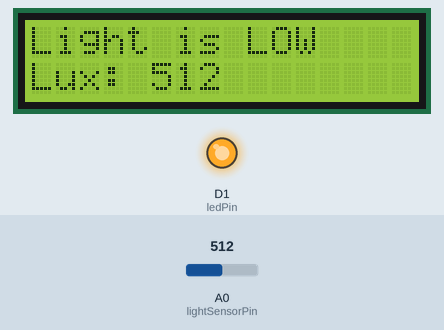
Recording of a sketch running on a simulated ESP8266 (NodeMCU). Parts: 16×2 character LCD, output pins drawn as LEDs (lit = HIGH). The test bench sets the inputs (shaded band); at power-on: A0 (lightSensorPin) = 512. WiFi joins after 1.5 s; servers stay silent unless stated; no MQTT or app messages arrive unless stated; what the sketch prints to the serial monitor is not drawn.

Above: at 12.5 s.
12.6 s: A0 (lightSensorPin) set to 262
At 19.6 s:
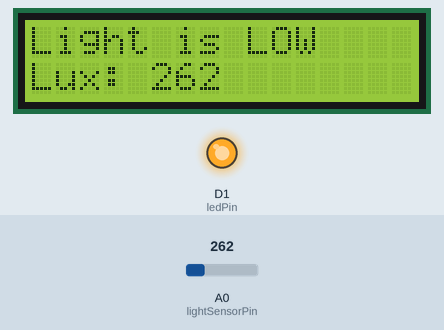
21.0 s: A0 (lightSensorPin) set to 237
At 25.9 s:
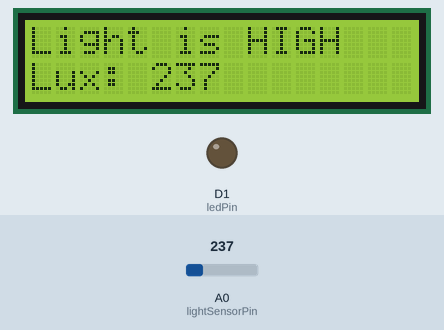
29.4 s: A0 (lightSensorPin) set to 260
At 32.1 s:
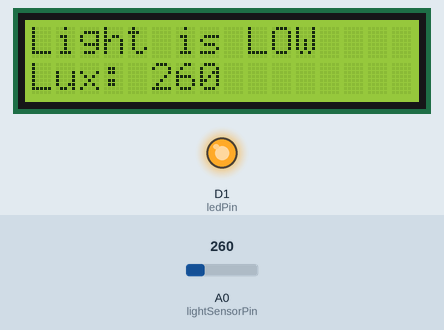
Timing chart, 0 to 33.6 s (numbered marks = the images above; inputs shaded):
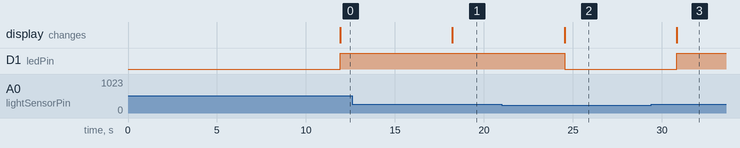

The sketch:

smart_house_iot.ino
```cpp
#include <Wire.h>
#include <LiquidCrystal.h>
#include <ESP8266WiFi.h>
#include <WiFiClient.h>
#include <ThingSpeak.h>
 // For ESP8266
//#include <WiFi.h> // For ESP32, uncomment this line and comment out the line above
#include <Adafruit_MQTT.h>
#include "Adafruit_MQTT_Client.h"
#include "DHT.h"

// WiFi credentials
#define WLAN_SSID "iPhone (4)"
#define WLAN_PASS "Henaris8"

// Adafruit IO credentials
#define AIO_SERVER      "io.adafruit.com"
#define AIO_SERVERPORT  1883                   // Use 8883 for SSL
#define AIO_USERNAME    "Henos"  // adafruit  username
#define AIO_KEY         "aio_eWMN085y8WORZnJnOqwrL7clLTgt" //aio key

WiFiClient client;
unsigned long myChannelNumber =2497231;  //thinkspeak channel number
const char * myWriteAPIKey ="ZC6HM0FPV3RGMYEX";  // thinkspeak api key
Adafruit_MQTT_Client mqtt(&client, AIO_SERVER, AIO_SERVERPORT, AIO_USERNAME, AIO_KEY);
Adafruit_MQTT_Publish lightIntensityFeed = Adafruit_MQTT_Publish(&mqtt, AIO_USERNAME "/feeds/light-sensor");
Adafruit_MQTT_Subscribe ledControl = Adafruit_MQTT_Subscribe(&mqtt, AIO_USERNAME "/feeds/switch");

// Initialize the I2C LCD.
// The constructor arguments are the I2C address (usually 0x27 or 0x3F), columns, and rows of the LCD

#define RS D0
#define E  D8
#define DB4 D5
#define DB5 D4
#define DB6 D3
#define DB7 D2

LiquidCrystal lcd(RS, E, DB4, DB5, DB6, DB7);  // RS, E, DB4, DB5, DB6, DB7

const int lightSensorPin = A0; // The pin where the light sensor is connected
const int ledPin = D1; // LED pin (GPIO 2 for ESP8266, GPIO 5 for ESP32)

void connectToWiFi() {
  Serial.print("Connecting to WiFi");
  WiFi.begin(WLAN_SSID, WLAN_PASS);
  while (WiFi.status() != WL_CONNECTED) {
    delay(500);
    Serial.print(".");
  }
  Serial.println("WiFi connected");
  ThingSpeak.begin(client); // Initialize ThingSpeak

}


void MQTT_connect() {
  while (mqtt.connected() == false) {
    Serial.print("Attempting MQTT connection...");
    if (mqtt.connect()) {
      Serial.println("connected");
      mqtt.subscribe(&ledControl);
    } else {
      Serial.print("failed, rc=");
      Serial.println(" try again in 5 seconds");
      delay(5000);
    }
  }
}


void setup() {
  pinMode(ledPin, OUTPUT);
  Serial.begin(115200); // Start serial communication at 115200 baud rate
  lcd.begin(16, 2);
  connectToWiFi();
  MQTT_connect();
}

void loop() {
   if (!mqtt.connected()) {
    MQTT_connect();
  }
  Adafruit_MQTT_Subscribe *subscription;
  while ((subscription = mqtt.readSubscription(5000))) {
    if (subscription == &ledControl) {
      long value = atol((char *)ledControl.lastread);
      digitalWrite(ledPin, value);
    }
  }


  int lightIntensity = analogRead(lightSensorPin); // Read the light intensity
  Serial.print("Light Intensity: "); Serial.println(lightIntensity);

  if (!lightIntensityFeed.publish(lightIntensity)) {
    Serial.println(F("Failed to publish light intensity"));
  } else {
    Serial.println(F("Light intensity published"));
  }
  ThingSpeak.writeField( 2497231, 1, lightIntensity,"ZC6HM0FPV3RGMYEX");  // channel number and writeapikey

  // Check if the light intensity is lower than 250 lux
  if (lightIntensity < 250) {
    digitalWrite(ledPin, LOW); // Turn on the LED
    lcd.clear(); // Clear the LCD
    lcd.setCursor(0, 0); // Set cursor to the beginning of the first line
    lcd.print("Light is HIGH "); // Print a message
    lcd.setCursor(0, 1); // Move to the second line
    lcd.print("LED ON"); // Indicate that the LED is on

  } else {
    digitalWrite(ledPin, HIGH); // Turn off the LED
    lcd.clear();
    lcd.setCursor(0, 0);
    lcd.print("Light is LOW ");
    lcd.setCursor(0, 1);
    lcd.print("LED OFF");
  }

  // Regardless of light condition, display the current light intensity
  lcd.setCursor(0, 1); // Move to the second line
  lcd.print("Lux: ");
  lcd.print(lightIntensity); // Show the light intensity value
  delay(1000); // Wait for a second before the next loop iterationa

}
```

Measured:
- the behaviour switches between 250 and 249 on A0 (lightSensorPin) (found by bisection; images 1 and 2)
- after the input at 12.6 s, the display: changes after 5.6 s (image 1)
- after the input at 21.0 s, D1 (ledPin): HIGH → LOW after 3.5 s; the display: changes after 3.5 s (image 2)
- after the input at 29.4 s, D1 (ledPin): LOW → HIGH after 1.4 s; the display: changes after 1.4 s (image 3)
